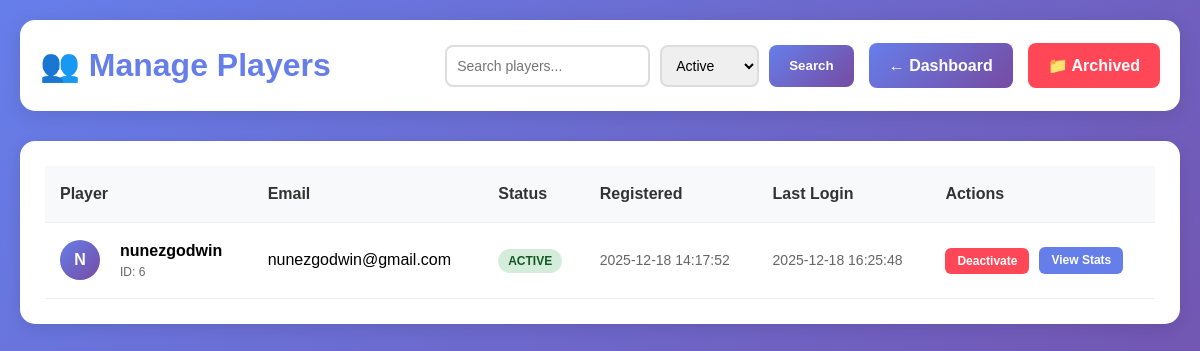
Screenshot of /admin/players (signed in) with the database file from the repository.
### tables this page shows
CREATE TABLE users (
            id INTEGER PRIMARY KEY AUTOINCREMENT,
            username TEXT NOT NULL UNIQUE,
            email TEXT NOT NULL UNIQUE,
            password TEXT NOT NULL,
            role TEXT DEFAULT 'player',
            status TEXT DEFAULT 'active',
            created_at TIMESTAMP DEFAULT CURRENT_TIMESTAMP,
            last_login TIMESTAMP
        );

### app.py (the view)
@app.route("/admin/players")
@admin_required
def admin_players():
    search = request.args.get("search", "")
    status_filter = request.args.get("status", "active")
    conn = get_db_connection()
    cursor = conn.cursor()
    query = "SELECT * FROM users WHERE role = 'player'"
    params = []
    if status_filter:
        query += " AND status = ?"
        params.append(status_filter)
    if search:
        query += " AND (username LIKE ? OR email LIKE ?)"
        params.extend([f"%{search}%", f"%{search}%"])
    query += " ORDER BY created_at DESC"
    cursor.execute(query, params)
    players = [dict(row) for row in cursor.fetchall()]
    conn.close()
    return render_template(
        "admin/players.html",
        players=players,
        search=search,
        status_filter=status_filter,
    )

### app.py (called while the page is built)
def get_db_connection():
    conn = sqlite3.connect(Config.DATABASE_PATH)
    conn.row_factory = sqlite3.Row
    return conn

def admin_required(f):
    @wraps(f)
    def decorated_function(*args, **kwargs):
        if "user_id" not in session:
            return redirect(url_for("signin"))
        conn = get_db_connection()
        cursor = conn.cursor()
        cursor.execute("SELECT role FROM users WHERE id = ?", (session["user_id"],))
        user = cursor.fetchone()
        conn.close()
        if not user or user["role"] != "admin":
            flash("Admin access required", "error")
            return redirect(url_for("player_menu"))
        return f(*args, **kwargs)
    return decorated_function

### templates/admin/players.html (shortened to what this page needs)
<!DOCTYPE html>
<html lang="en">
<head>
    <link rel="stylesheet" href="/static/css/style.css">
</head>
<body>
    <div class="container">
        <div class="header">
            <h1>👥 Manage Players</h1>
            <div class="controls">
                <form method="GET" action="/admin/players" class="search-box">
                    <input type="text" name="search" placeholder="Search players..." value="{{ search }}">
                    <select name="status">
                        <option value="active" {% if status_filter == 'active' %}selected{% endif %}>Active</option>
                    </select>
                    <button type="submit" class="btn btn-primary">Search</button>
                </form>
                <a href="/admin/dashboard" class="btn btn-primary">← Dashboard</a>
                <a href="/admin/archived" class="btn btn-secondary">📁 Archived</a>
            </div>
        </div>
        <div class="players-container">
            {% if players %}
            <table>
                <thead>
                    <tr>
                        <th>Player</th>
                        <th>Email</th>
                        <th>Status</th>
                        <th>Registered</th>
                        <th>Last Login</th>
                        <th>Actions</th>
                    </tr>
                </thead>
                <tbody>
                    {% for player in players %}
                    <tr>
                        <td>
                            <div class="player-info">
                                <div class="player-avatar">{{ player.username[0]|upper }}</div>
                                <div>
                                    <div style="font-weight: bold;">{{ player.username }}</div>
                                    <div style="font-size: 12px; color: #666;">ID: {{ player.id }}</div>
                                </div>
                            </div>
                        </td>
                        <td>{{ player.email }}</td>
                        <td>
                            <span class="status-badge {% if player.status == 'active' %}status-active{% else %}status-archived{% endif %}">
                                {{ player.status|upper }}
                            </span>
                        </td>
                        <td style="color: #666; font-size: 14px;">{{ player.created_at }}</td>
                        <td style="color: #666; font-size: 14px;">{{ player.last_login or 'Never' }}</td>
                        <td>
                            <div class="action-buttons">
                                {% if player.status == 'active' %}
                                <form method="POST" action="/admin/player/{{ player.id }}/deactivate"
                                      onsubmit="return confirmDeactivate('{{ player.username }}')" style="display: inline;">
                                    <button type="submit" class="action-btn deactivate">Deactivate</button>
                                </form>
                                {% else %}
                                <form method="POST" action="/admin/player/{{ player.id }}/reactivate"
                                      onsubmit="return confirmReactivate('{{ player.username }}')" style="display: inline;">
                                    <button type="submit" class="action-btn" style="background: #51cf66; color: white;">Reactivate</button>
                                </form>
                                {% endif %}
                                <button class="action-btn view">View Stats</button>
                            </div>
                        </td>
                    </tr>
                    {% endfor %}
                </tbody>
            </table>
            {% else %}
            <div class="empty-state">
                <div class="icon">👥</div>
                <h3>No Players Found</h3>
                <p>Try adjusting your search criteria</p>
            </div>
            {% endif %}
        </div>
    </div>
</body>
</html>

### static/css/style.css (style rules this page uses)
* { margin: 0; padding: 0; box-sizing: border-box; }
body { font-family: 'Arial', sans-serif; line-height: 1.6; }
.btn { display: inline-block; padding: 10px 20px; border-radius: 5px; text-decoration: none; font-weight: bold; cursor: pointer; border: none; transition: all 0.3s; }
.btn-primary { background: #667eea; color: white; }
.btn-secondary { background: #6c757d; color: white; }

### templates/admin/players.html (style rules this page uses)
body { background: linear-gradient(135deg, #667eea 0%, #764ba2 100%); min-height: 100vh; padding: 20px; font-family: 'Arial', sans-serif; }
.container { max-width: 1200px; margin: 0 auto; }
.header { display: flex; justify-content: space-between; align-items: center; margin-bottom: 30px; padding: 20px; background: white; border-radius: 15px; box-shadow: 0 4px 20px rgba(0, 0, 0, 0.1); }
.header h1 { color: #667eea; margin: 0; display: flex; align-items: center; gap: 10px; }
.controls { display: flex; gap: 15px; align-items: center; flex-wrap: wrap; }
.search-box { display: flex; gap: 10px; }
input[type="text"], select { padding: 10px; border-radius: 8px; border: 2px solid #ddd; font-size: 14px; }
.btn { padding: 10px 20px; border-radius: 8px; border: none; font-weight: bold; cursor: pointer; text-decoration: none; display: inline-flex; align-items: center; gap: 8px; transition: transform 0.2s; }
.btn-primary { background: linear-gradient(135deg, #667eea 0%, #764ba2 100%); color: white; }
.btn-secondary { background: #ff4757; color: white; }
.players-container { background: white; border-radius: 15px; padding: 25px; box-shadow: 0 4px 15px rgba(0, 0, 0, 0.1); }
table { width: 100%; border-collapse: collapse; }
th, td { padding: 15px; text-align: left; border-bottom: 1px solid #eee; }
th { background: #f8f9fa; color: #333; font-weight: bold; }
.status-badge { padding: 5px 10px; border-radius: 15px; font-size: 12px; font-weight: bold; }
.status-active { background: #d4edda; color: #155724; }
.player-avatar { width: 40px; height: 40px; background: linear-gradient(135deg, #667eea 0%, #764ba2 100%); border-radius: 50%; display: flex; align-items: center; justify-content: center; color: white; font-weight: bold; margin-right: 10px; }
.player-info { display: flex; align-items: center; gap: 10px; }
.action-buttons { display: flex; gap: 10px; }
.action-btn { padding: 6px 12px; border-radius: 6px; border: none; font-size: 12px; font-weight: bold; cursor: pointer; transition: all 0.2s; }
.action-btn.deactivate { background: #ff4757; color: white; }
.action-btn.view { background: #667eea; color: white; }

### rows the page displays
users: username "N", username "nunezgodwin", id "6", email "nunezgodwin@gmail.com", status "ACTIVE", created_at "2025-12-18 14:17:52", last_login "2025-12-18 16:25:48"
